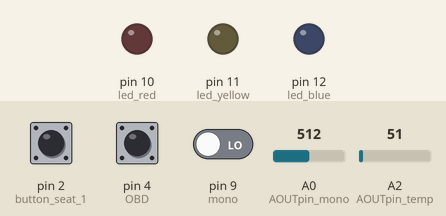
This sketch was run on a simulated Arduino Uno, built with avr-gcc and run on an emulated ATmega328P. On the bench: output pins drawn as LEDs (lit = HIGH). Inputs (shaded band) come from the test bench; at power-on: A2 (AOUTpin_temp) = 51, pin 2 (button_seat_1) LOW, pin 4 (OBD) HIGH, pin 9 (mono) LOW, A0 (AOUTpin_mono) = 512. The modem accepts every AT command (registered, SIM ready, sends succeed) and sends nothing else; what the sketch prints to the serial monitor is not drawn.

Above: at 11.2 s.
11.3 s: A2 (AOUTpin_temp) set to 72
17.3 s: A2 (AOUTpin_temp) set to 86
At 21.6 s:
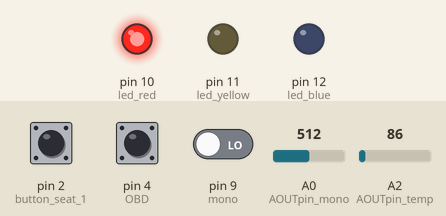
Timing chart, 0 to 23.1 s (numbered marks = the images above; inputs shaded):
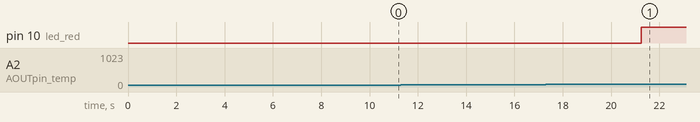

The sketch:

main.ino
```cpp
#include <SoftwareSerial.h>
SoftwareSerial SIM900(7, 8);
const int button_seat_1=2;//check if seat in car
const int button_seat_2=3;//check child on seat
const int motion=5;//read from motion sensor
const int led_red=10;//red led
const int led_yellow=11;//yellow led
const int led_blue=12;//blue led
const int sms1=7;
const int sms2=8;
const int micro=6;
const int OBD=4;
const int mono=9;
const int button_stop=13;//green led
const int AOUTpin_mono=0;
const int AOUTpin_temp=2;
int calibrationTime = 10;

void setup() {
  Serial.begin(9600);
  SIM900.begin(19200);
  pinMode(motion, INPUT);
  pinMode(micro, INPUT);
  pinMode(button_seat_1, INPUT);
  pinMode(button_seat_2, INPUT);
  pinMode(led_red, OUTPUT);
  pinMode(led_yellow, OUTPUT);
  pinMode(led_blue, OUTPUT);
  pinMode(button_stop, INPUT);
  pinMode(OBD, INPUT);
  digitalWrite(motion, LOW);

  Serial.print("calibrating sensor ");
    for(int i = 0; i < calibrationTime; i++){
      Serial.print(".");
      delay(1000); //1 second
      }
    Serial.println(" done");
    Serial.println("SENSOR ACTIVE");
    delay(50);
}
int button0_data=0;//save the value of ODE
int button1_data=0;//save the value read from button 1
int button2_data=0;//save the value read from button 2
int read_micro=0;//save the value recieved from the microphone
int read_temp=0;//save the value recieved from the tempruture sensor
int checks;// when the car detect a child it will try varify if the kid is in the car
int read_motion=0;
int read_mono=0;
//int get_micro();


void loop() {
  button1_data=digitalRead(button_seat_1);
  button1_data=1;
  if(button1_data==1){//that means the seat is in the car
      button0_data=digitalRead(OBD);
      //button0_data=0;
         Serial.println("seat in car");
         delay(2000);
      if(button0_data==0){//that means the car is off
           Serial.println("car off");
           delay(2000);
         read_micro=get_micro();
            Serial.println("state: ");
            Serial.println(read_micro);
            delay(2000);
        // read_motion=function_motion();
        button2_data=digitalRead(button_seat_2);
        read_motion=get_motion();
        //button2_data=1;
        //if((read_motion>=x)||(read_micro==y)||(button2_data==1)){
        if((read_micro==1)||(button2_data==1)||(read_motion==1)){
            checks=0;
             //button2_data=1;
            for(int i=0;i<24;i++){
                 read_micro=get_micro();
                 Serial.println ("mic states: ");//
                 Serial.println (read_micro);//
                 button2_data=digitalRead(button_seat_2);
                 //button2_data=0;
                 if(button2_data==1){Serial.println("button detected");}
                 read_motion=get_motion();
                 //if((read_motion>=x)||(read_micro>=y)||(button2_data==1)){checks++;}
                 if((read_micro==1)||(button2_data==1)||(read_motion==1)){checks++;}
                 delay(10000);//delay 10 seconds
            }
            Serial.println("detected count: ");
            Serial.println(checks);
            delay(6000);
            if(checks>7){
                Serial.println (" ");//
                Serial.println (" ");//
                Serial.print ("temp: ");//
                Serial.print (get_temp());//
                delay(3000);
                Serial.println (" ");//
                Serial.print ("Monoxide value: ");//
                Serial.print (analogRead(AOUTpin_mono));//
                delay(3000);
            if((get_temp()>=1000)||(get_mono()==2)){ //if values form the sensor are greater than set values child is in danger
                // function_emargancy();
                read_temp=get_temp();
                read_mono=get_mono();
                function_emargancy(read_temp, read_mono);
                Serial.println("child in danger");
                delay(3000);
                }
            else{
                  //function_normal();
                  function_normal();
                  Serial.println("exectue function normal");
                  delay(3000);
                  }
      }
        }
        }

      else {//excute senario if car is on
        Serial.println("car on");
        delay(2000);
         Serial.println (" ");//

        //if(get_temp()>35){while(1){Serial.println("danger");}}
        //else{while(1){Serial.println("safe");}}
        // read_gas=function_gas();
        // read_temp=function_micro();
        if((get_temp()>=40)||(get_mono()==1)){ //if values form the sensor are greater than set values child is in danger
        // function_emargancy();
                read_temp=get_temp();
                read_mono=get_mono();
                function_emargancy(read_temp, read_mono);
          Serial.println("child in danger");
                delay(3000);
        }
        else{Serial.println("child safe");
}
      }
  }
        //else {delay(240,00);}//it will wait 4 mintues before checking on the car state


  }


//Functions

int get_micro(){//done
  int count=0;
  int val;
for(int i=0;i<500;i++){
    val =digitalRead(micro);
  //Serial.println (val);//remove later
  // when the sensor detects a signal above the threshold value, LED flashes
  if (val==HIGH) {
    digitalWrite(led_blue, HIGH);
    count++;
  }
  else {
    digitalWrite(led_blue, LOW);
  }
}
if (count>0){return 1;}
else{return 0;}
}

int get_mono(){//done
 int limit;
int value;
value= analogRead(AOUTpin_mono);//reads the analaog value from the CO sensor's AOUT pin
limit= digitalRead(mono);//reads the digital value from the CO sensor's DOUT pin
Serial.print("CO value: ");
Serial.println(value);//prints the CO value
Serial.print("Limit: ");
Serial.print(limit);//prints the limit reached as either LOW or HIGH (above or underneath)
delay(100);
if (limit == HIGH){
digitalWrite(led_blue, HIGH);//if limit has been reached, LED turns on as status indicator
}
else{
digitalWrite(led_blue, LOW);//if threshold not reached, LED remains off
}
if(limit==1){return 1;}
else{return 0;}
}


int get_temp(){//done
  int temp;
  int temp_f;
temp = analogRead(AOUTpin_temp);
 Serial.print("RAW DATA: ");
Serial.print (temp);
Serial.println(" ");
  //converts raw data into degrees celsius and prints it out
   //500mV/1024=.48828125
  temp= temp * 0.48828125;
  Serial.print("CELSIUS: ");
  Serial.print(temp);
  Serial.println("*C ");
  //converts celsius into fahrenheit
  temp_f = temp *9 / 5;
  temp_f = temp_f + 32;
  Serial.print("FAHRENHEIT: ");
  Serial.print(temp_f);
  Serial.println("*F");
  delay(1000);
  return temp;
  }


 int get_motion(){
delay(2000);
int var = digitalRead(motion);
int count=0;
for(int x=0; x<=20;x++){
  if(var==HIGH){
  count++;
  var=digitalRead(motion);
}
}
if(count>0){
  Serial.println("Motion Detected"); return 1;
} else   Serial.println("No Motion Detected"); return 0;
 }


void Send_emergency(int temp, int limit){
    // AT command to set SIM900 to SMS mode
  SIM900.print("AT+CMGF=1\r");
  delay(100);

  // REPLACE THE X's WITH THE RECIPIENT'S MOBILE NUMBER
  // USE INTERNATIONAL FORMAT CODE FOR MOBILE NUMBERS
  SIM900.println("AT + CMGS = \"+971507050059\"");
  delay(100);

  // REPLACE WITH YOUR OWN SMS MESSAGE CONTENT
  SIM900.println("Your child is in danger");
  SIM900.print("temperture: " );
  SIM900.println(temp );
  SIM900.print("Monoxide level " );
  if(limit==1){ SIM900.println("over limit " );}
  else {SIM900.println("normal" );}
  SIM900.println("Police will be informed after 1:30 minutes form recieveing this massage");
  delay(100);

  // End AT command with a ^Z, ASCII code 26
  SIM900.println((char)26);
  delay(100);
  SIM900.println();
  // Give module time to send SMS
  delay(5000);
}


void Send_normal(){
    // AT command to set SIM900 to SMS mode
  SIM900.print("AT+CMGF=1\r");
  delay(100);

  // REPLACE THE X's WITH THE RECIPIENT'S MOBILE NUMBER
  // USE INTERNATIONAL FORMAT CODE FOR MOBILE NUMBERS
  SIM900.println("AT + CMGS = \"+971507050059\"");
  delay(100);

  // REPLACE WITH YOUR OWN SMS MESSAGE CONTENT
  SIM900.println("Your child is in danger");
  SIM900.println("Police will be informed after 3:00 minutes form recieveing this massage");
  delay(100);

  // End AT command with a ^Z, ASCII code 26
  SIM900.println((char)26);
  delay(100);
  SIM900.println();
  // Give module time to send SMS
  delay(5000);
}


void Send_police(int temp, int limit){
    // AT command to set SIM900 to SMS mode
  SIM900.print("AT+CMGF=1\r");
  delay(100);

  // REPLACE THE X's WITH THE RECIPIENT'S MOBILE NUMBER
  // USE INTERNATIONAL FORMAT CODE FOR MOBILE NUMBERS
  SIM900.println("AT + CMGS = \"+971507050059\"");
  delay(100);

  // REPLACE WITH YOUR OWN SMS MESSAGE CONTENT
  SIM900.println("The child of Mr. Omar is in danger");
  SIM900.print("temperture: " );
  SIM900.println(temp );
  SIM900.print("Monoxide level " );
  if(limit==1){ SIM900.println("over limit " );}
  else {SIM900.println("normal" );}
  delay(100);

  // End AT command with a ^Z, ASCII code 26
  SIM900.println((char)26);
  delay(100);
  SIM900.println();
  // Give module time to send SMS
  delay(5000);
}


void function_emargancy(int temp, int limit){
  digitalWrite(led_red, HIGH);
  int waiting=0;
Send_emergency ( temp,  limit);
for (int i=0; i<30,000; i++){
  if(digitalRead(button_stop)==1){
    i=1000000;
    waiting=1;
  }
}
if(waiting==0){
Send_police( temp,  limit);
while(waiting==0){
      if(digitalRead(button_stop)==1){
    //i=1000000;
    waiting=1;
      }
}
}
  digitalWrite(led_red, LOW);
}

void function_normal(){
  digitalWrite(led_red, HIGH);
  int waiting=0;
Send_normal();
for (int i=0; i<30,000; i++){
  if(digitalRead(button_stop)==1){
    i=1000000;
    waiting=1;
  }
}
if(waiting==0){
Send_police( 0,  0);
while(waiting==0){
      if(digitalRead(button_stop)==1){
    //i=1000000;
    waiting=1;
      }
}
}
  digitalWrite(led_red, LOW);
}
```

Measured:
- the behaviour switches between 81 and 82 on A2 (AOUTpin_temp) (found by bisection; images 0 and 1)
- after the input at 11.3 s, every drawn part: stays the same
- after the input at 17.3 s, pin 10 (led_red): LOW → HIGH after 4.0 s
